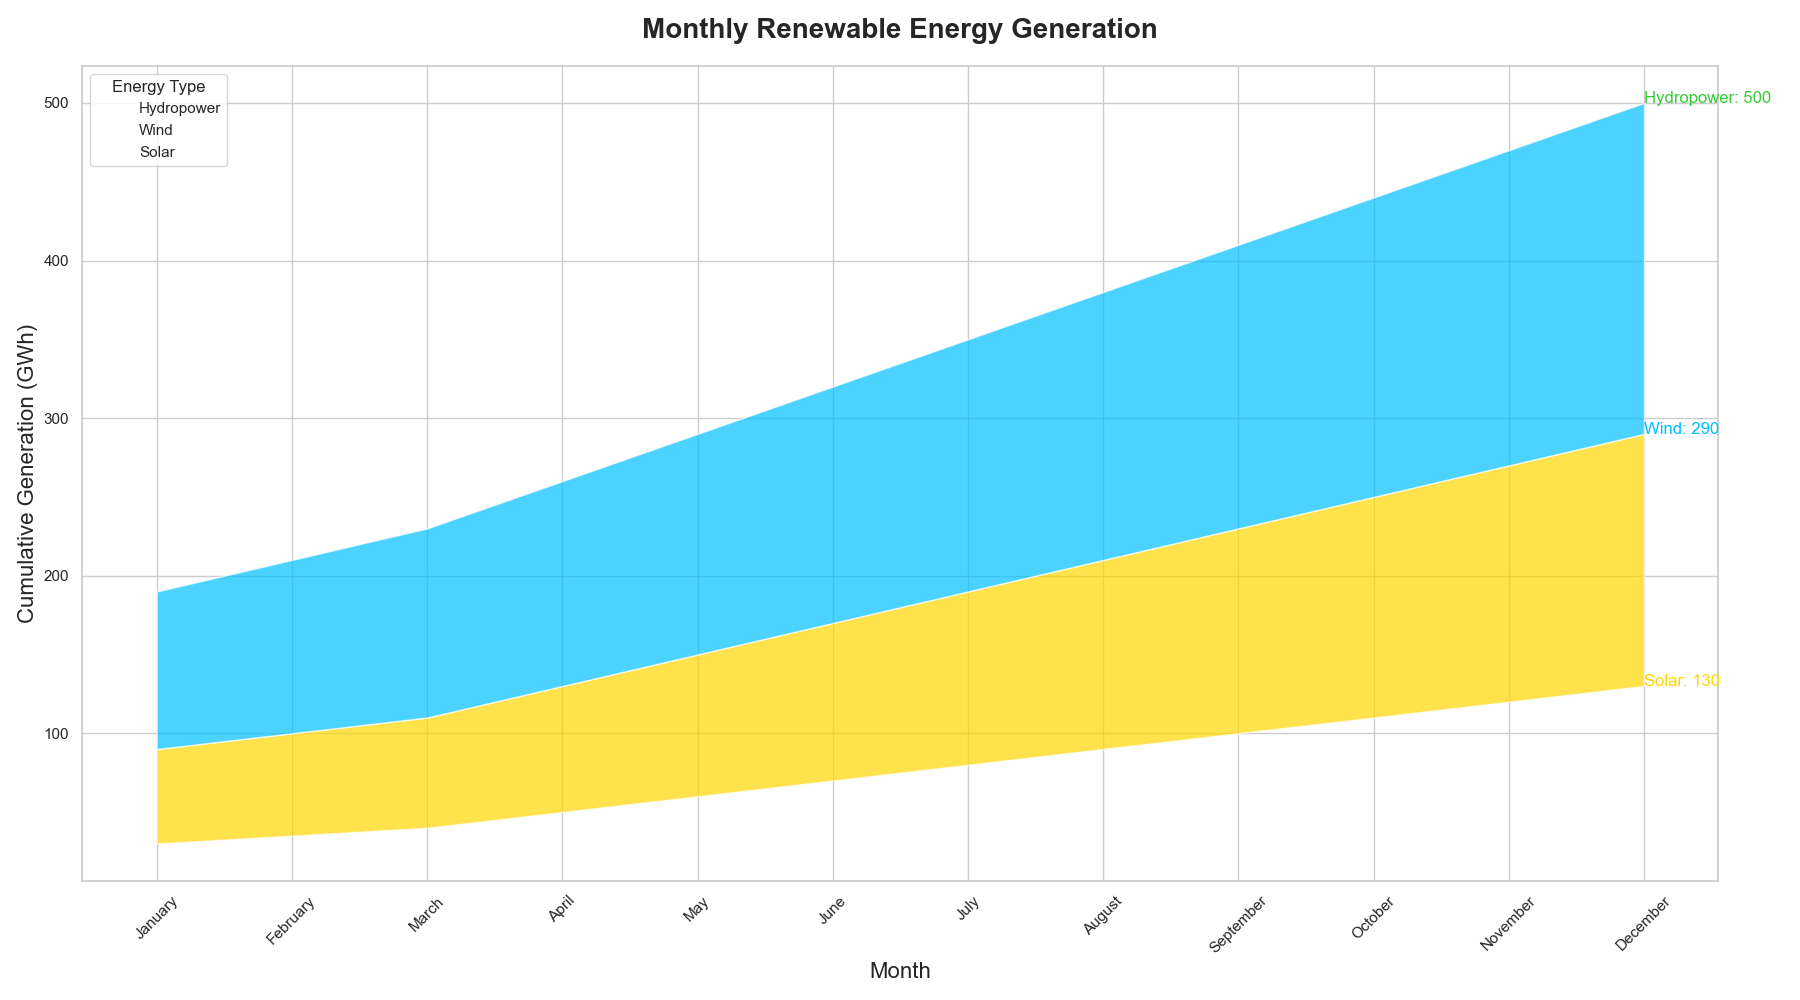

Reproduce this figure in Python.

import pandas as pd
import seaborn as sns
import matplotlib.pyplot as plt

# Create dataframe
data = {
    'Month': ['January', 'February', 'March', 'April', 'May', 'June', 'July', 'August', 'September', 'October', 'November', 'December'],
    'Solar': [30, 35, 40, 50, 60, 70, 80, 90, 100, 110, 120, 130],
    'Wind': [60, 65, 70, 80, 90, 100, 110, 120, 130, 140, 150, 160],
    'Hydropower': [100, 110, 120, 130, 140, 150, 160, 170, 180, 190, 200, 210]
}
df = pd.DataFrame(data)
df = df.set_index('Month')

# Plot stacked area chart
plt.figure(figsize=(18, 10))
sns.set_theme(style="whitegrid")
pal = ["#FFD700", "#00BFFF", "#32CD32"]

# Cumulate the values
df_cum = df.cumsum(axis=1)

# Plot the lines to create a stacked effect
for i in range(len(df.columns)-1, -1, -1):
    sns.lineplot(data=df_cum[df.columns[i]], label=df.columns[i], color=pal[i], linewidth=0)

# Fill the area between the lines
for i in range(len(df.columns)-1):
    plt.fill_between(df.index, df_cum.iloc[:, i], df_cum.iloc[:, i+1], facecolor=pal[i], alpha=0.7)

# Annotation
for idx, value in enumerate(df_cum.iloc[-1]):
    plt.text(len(df_cum) - 1, value, f'{df.columns[idx]}: {value}', horizontalalignment='left', size='medium', color=pal[idx])

# Customize chart
plt.title("Monthly Renewable Energy Generation", fontsize=20, fontweight='bold', pad=20)
plt.xlabel("Month", fontsize=16)
plt.ylabel("Cumulative Generation (GWh)", fontsize=16)
plt.xticks(rotation=45)
plt.legend(title='Energy Type', loc='upper left')

# Show the chart
plt.tight_layout()
plt.show()
